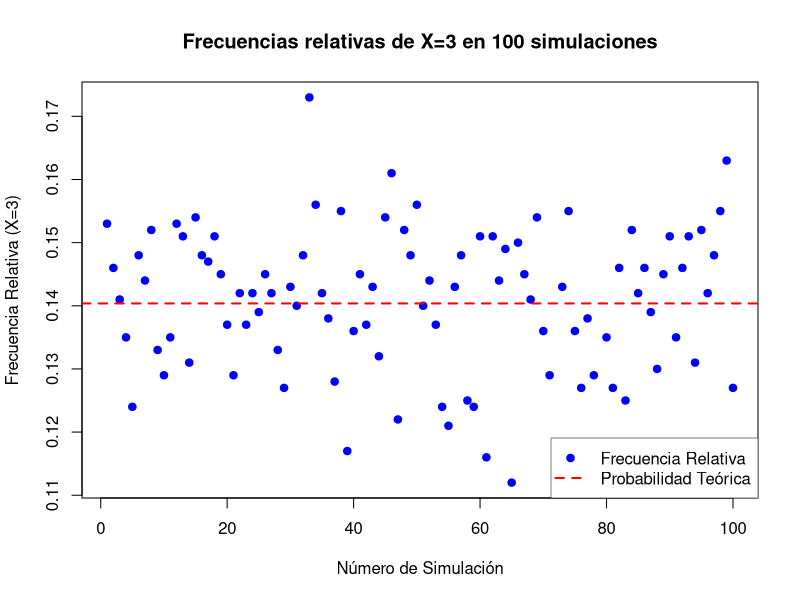
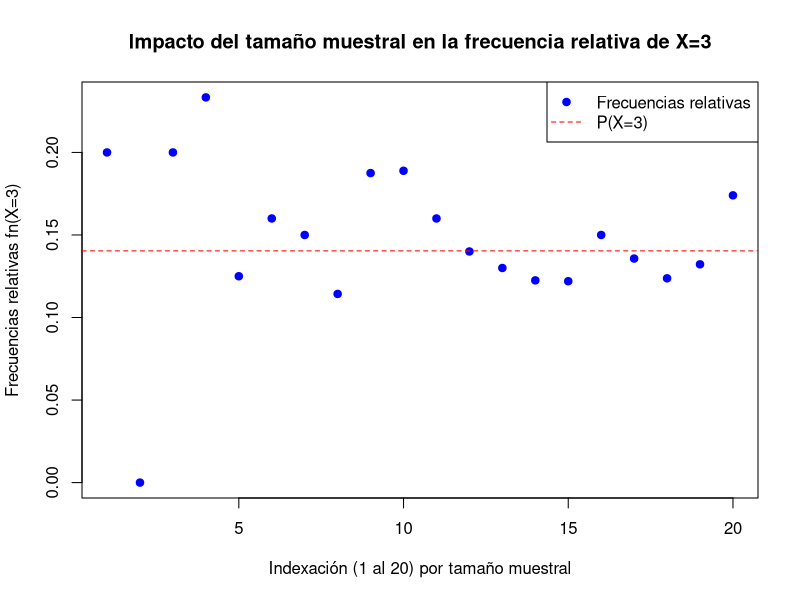
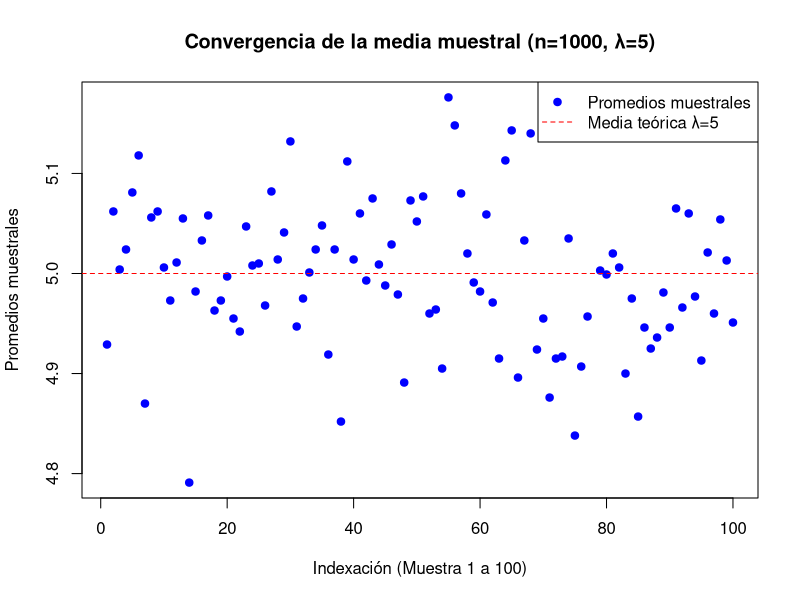
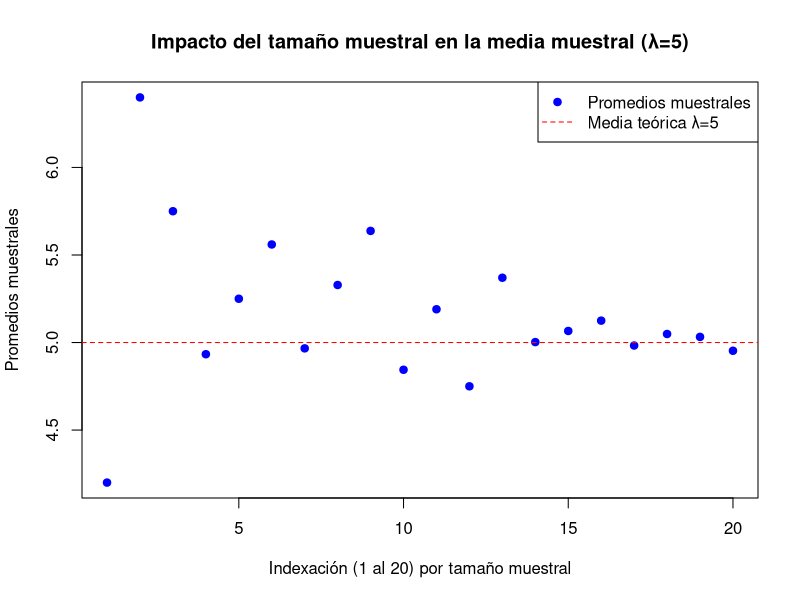

Reproduce these figures in R, in order.
## ---- chunk 1
set.seed(123)
knitr::opts_chunk$set(echo = TRUE, warning = FALSE, message = FALSE)
## ---- chunk 2

#C. Análisis de la variabilidad entre muestras:

#Genera 100 muestras aleatorias de tamaño n=1,000.
#Calcula la frecuencia relativa para X=3 en cada muestra.
#Construye un gráfico de dispersión:

#
## ---- chunk 3
# a. Cálculo de probabilidad teórica:
# x = 3
xes3 <- dpois(3,5)

n=1000

muestra <- rpois(n, lambda = 5)
# x=3

## ---- chunk 4
# Generar una muestra aleatoria de tamaño 1000 con lambda = 5
  muestra_1000 <- rpois(1000, lambda = 5)
# b. Calcular la frecuencia absoluta para X=3
  frecuencia_absoluta <- sum(muestra_1000 == 3)
  frecuencia_relativa <- frecuencia_absoluta / n 
## ---- chunk 5
#Inicializar un vector vacío para guardar las frecuencias relativas
frecuencias_relativas <- c()

# Generar 100 muestras y calcular la frecuencia relativa para cada una
for (i in 1:100) {
  # Generar una muestra aleatoria de tamaño 1000 con lambda = 5
  cien_muestras_mil <- rpois(1000, lambda = 5)
  
  # Calcular la frecuencia de X=3
  frecuencia_x_3 <- sum(cien_muestras_mil == 3)
  
  # Calcular la frecuencia relativa y guardarla
  frecuencia_relativa_x_3 <- frecuencia_x_3 / 1000
  frecuencias_relativas <- c(frecuencias_relativas, frecuencia_relativa_x_3)
}

simulaciones <- 1:100
datos_grafico <- data.frame(Simulacion = simulaciones, Frecuencia = frecuencias_relativas)
## ---- chunk 6
plot(datos_grafico$Simulacion, datos_grafico$Frecuencia,
     main = "Frecuencias relativas de X=3 en 100 simulaciones",
     xlab = "Número de Simulación",
     ylab = "Frecuencia Relativa (X=3)",
     pch = 19,
     col = "blue")


abline(h = xes3, col = "red", lty = 2, lwd = 2)

# Añadir la leyenda en una posición que no estorbe
legend("bottomright",
       legend = c("Frecuencia Relativa", "Probabilidad Teórica"),
       col = c("blue", "red"), pch = c(19, NA), lty = c(NA, 2), lwd = c(NA, 2),
       bg = "white",
       box.lwd = 0.5)
## ---- chunk 7
#Genera muestras aleatorias con tamaños:
# Definir los tamaños muestrales
sample_sizes <- c(5, 10, 20, 30, 40, 50, 60, 70, 80, 90, 100, 200, 300, 400,500, 600, 700, 800, 900, 1000)

# Vector para almacenar las frecuencias relativas
rel_freqs <- numeric(length(sample_sizes))
# Generar muestras y calcular frecuencias relativas
for (i in 1:length(sample_sizes)) {
  n <- sample_sizes[i]
  samples <- rpois(n, lambda = 5)
  rel_freq <- sum(samples == 3) / n
  rel_freqs[i] <- rel_freq
  cat("Tamaño muestral", n, ": Frecuencia relativa =", rel_freq, "\n")
}

## ---- chunk 8
# Construir el gráfico de dispersión

plot(1:length(sample_sizes), rel_freqs, 
     xlab = "Indexación (1 al 20) por tamaño muestral",
     ylab = "Frecuencias relativas fn(X=3)",
     main = "Impacto del tamaño muestral en la frecuencia relativa de X=3",
     pch = 19, col = "blue")

# Dibujar la línea horizontal en P(X=3)
abline(h = xes3, col = "red", lty = 2)
legend("topright", legend = c("Frecuencias relativas", "P(X=3)"),
       col = c("blue", "red"), pch = c(19, NA), lty = c(NA, 2))
## ---- chunk 9

# Definir parámetros
lambda <- 5  # Media teórica de la distribución de Poisson
n <- 1000    # Tamaño de cada muestra
num_samples <- 100  # Número de muestras

# Generar 100 muestras de tamaño n=1000 y calcular promedios muestrales
sample_means <- numeric(num_samples)
for (i in 1:num_samples) {
  sample <- rpois(n, lambda = lambda)
  sample_means[i] <- mean(sample)
}
## ---- chunk 10

# Mostrar la media teórica
cat("Media teórica λ =", lambda, "\n\n")

# Imprimir los promedios muestrales
for (i in 1:num_samples) {
  cat("Muestra", i, ": Promedio muestral =", sample_means[i], "\n")
}
## ---- chunk 11
# Construir el gráfico de dispersión
plot(1:num_samples, sample_means,
     xlab = "Indexación (Muestra 1 a 100)",
     ylab = "Promedios muestrales",
     main = "Convergencia de la media muestral (n=1000, λ=5)",
     pch = 19, col = "blue")

# Trazar la línea horizontal en la media teórica
abline(h = lambda, col = "red", lty = 2)
legend("topright", legend = c("Promedios muestrales", "Media teórica λ=5"),
       col = c("blue", "red"), pch = c(19, NA), lty = c(NA, 2))

## ---- chunk 12
sample_sizes_lambda5_5 <- c(5, 10, 20, 30, 40, 50, 60, 70, 80, 90, 100, 200, 300,400, 500, 600, 700, 800, 900, 1000)

# Vector para almacenar los promedios muestrales
sample_means <- numeric(length(sample_sizes_lambda5_5))
## ---- chunk 13

# Generar muestras y calcular promedios muestrales
for (i in 1:length(sample_sizes_lambda5_5)) {
  n <- sample_sizes_lambda5_5[i]
  sample <- rpois(n, lambda = lambda)
  sample_means[i] <- mean(sample)
  cat("Tamaño muestral", n, ": Promedio muestral =", sample_means[i], "\n")
}

# Mostrar la media teórica
cat("\nMedia teórica λ =", lambda, "\n\n")
## ---- chunk 14
# Construir el gráfico de dispersión
plot(1:length(sample_sizes), sample_means,
     xlab = "Indexación (1 al 20) por tamaño muestral",
     ylab = "Promedios muestrales",
     main = "Impacto del tamaño muestral en la media muestral (λ=5)",
     pch = 19, col = "blue")

# Trazar la línea horizontal en la media teórica
abline(h = lambda, col = "red", lty = 2)
legend("topright", legend = c("Promedios muestrales", "Media teórica λ=5"),
       col = c("blue", "red"), pch = c(19, NA), lty = c(NA, 2))
